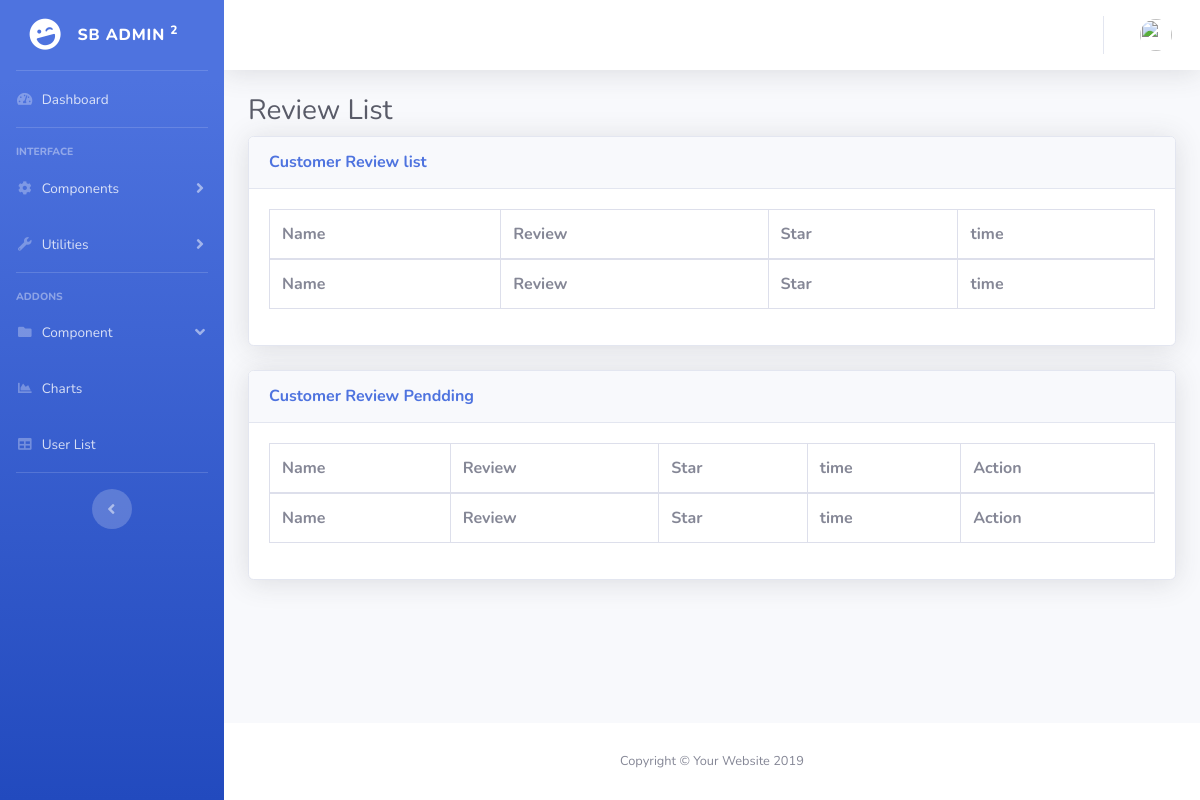
Before: /admin/review_list.php with the older database file.
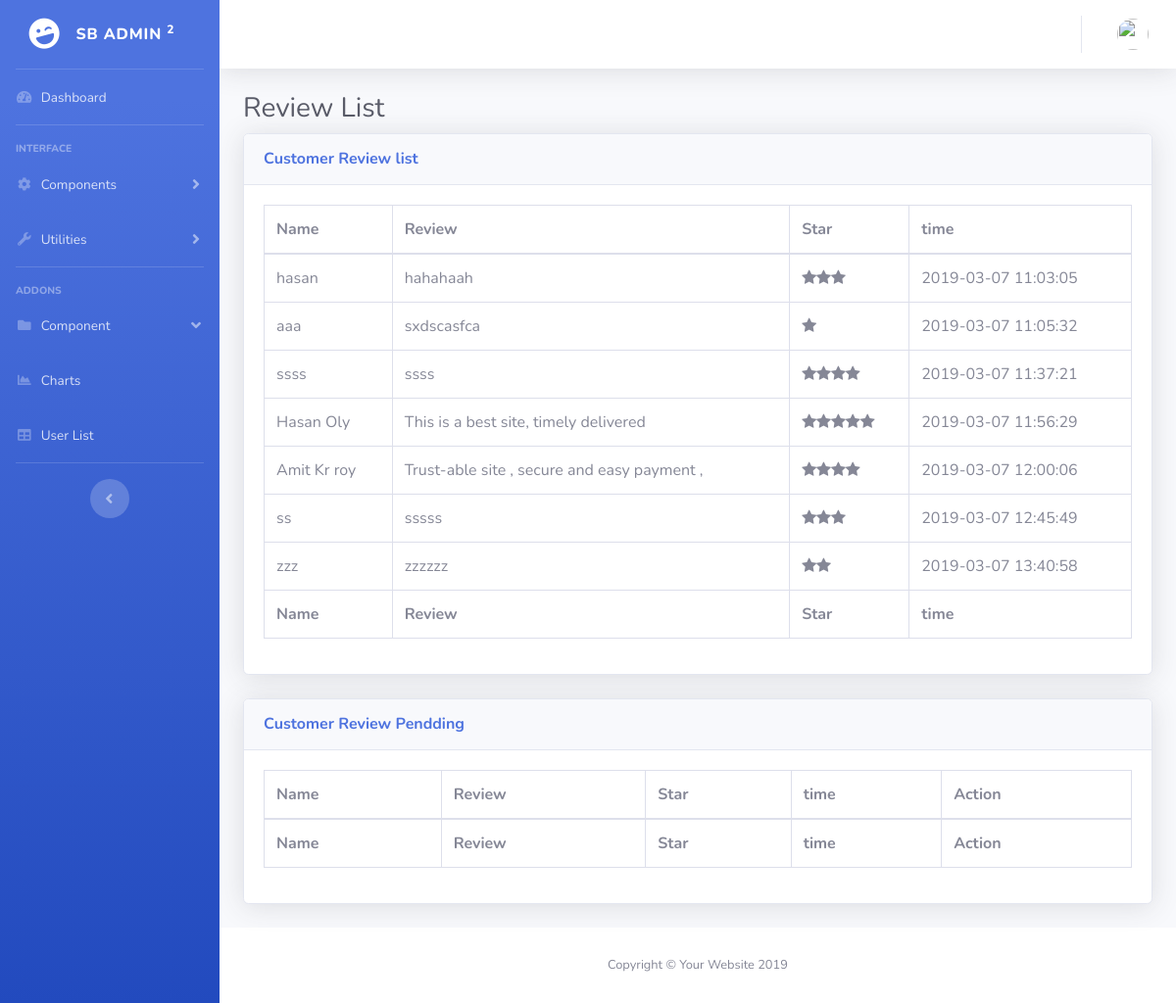
After: the same page with the newer database file.
### tables this page shows
CREATE TABLE `customer_review` (
  `id` int(50) NOT NULL,
  `time` datetime NOT NULL,
  `name` varchar(100) NOT NULL,
  `review` text NOT NULL,
  `star` int(100) NOT NULL,
  `status` varchar(50) NOT NULL
);

### admin/system/adodb/adodb.inc.php (called while the page is built, shortened)
<?php
 if (!defined('_ADODB_LAYER')) {
	GLOBAL
		$ADODB_vers,
		$ADODB_COUNTRECS,
		$ADODB_CACHE_DIR,
		$ADODB_CACHE,
		$ADODB_CACHE_CLASS,
		$ADODB_EXTENSION,
		$ADODB_COMPAT_FETCH,
	 	$ADODB_FETCH_MODE,
		$ADODB_GETONE_EOF,
		$ADODB_QUOTE_FIELDNAMES;
	function ADODB_Setup()
	{
	GLOBAL
		$ADODB_vers,
		$ADODB_COUNTRECS,
		$ADODB_CACHE_DIR,
	 	$ADODB_FETCH_MODE,
		$ADODB_CACHE,
		$ADODB_CACHE_CLASS,
		$ADODB_FORCE_TYPE,
		$ADODB_GETONE_EOF,
		$ADODB_QUOTE_FIELDNAMES;
		$ADODB_FETCH_MODE = ADODB_FETCH_DEFAULT;
		if (!isset($ADODB_COUNTRECS)) $ADODB_COUNTRECS = true;
	}
	class ADOConnection {
	var $database = '';
	var $host = '';
	var $user = '';
	var $debug = false;
	var $true = '1';
	var $false = '0';
	var $fetchMode=false;
	var $bulkBind = false;
	var $_queryID = false;
	var $_bindInputArray = false;
	function PConnect($argHostname = "", $argUsername = "", $argPassword = "", $argDatabaseName = "")
	{
		if ($argHostname != "") $this->host = $argHostname;
		if ($argUsername != "") $this->user = $argUsername;
		if ($argDatabaseName != "") $this->database = $argDatabaseName;
		if ($rez = $this->_pconnect($this->host, $this->user, $argPassword, $this->database)) return true;
		return $ret;
	}
	function Execute($sql,$inputarr=false)
	{
		if ($inputarr) {
			if (!is_array($inputarr)) $inputarr = array($inputarr);
			$element0 = reset($inputarr);
			$array_2d = $this->bulkBind && is_array($element0) && !is_object(reset($element0));
			unset($element0);
			if (!is_array($sql) && !$this->_bindInputArray) {
				$sqlarr = explode('?',$sql);
				$nparams = sizeof($sqlarr)-1;
				if (!$array_2d) $inputarr = array($inputarr);
				foreach($inputarr as $arr) {
					$sql = ''; $i = 0;
					while(list(, $v) = each($arr)) {
						$sql .= $sqlarr[$i];
						$typ = gettype($v);
						if ($typ == 'string')
							$sql .= $this->qstr($v);
						else if ($typ == 'double')
							$sql .= str_replace(',','.',$v);
						else if ($typ == 'boolean')
							$sql .= $v ? $this->true : $this->false;
						else if ($typ == 'object') {
							if (method_exists($v, '__toString')) $sql .= $this->qstr($v->__toString());
							else $sql .= $this->qstr((string) $v);
						} else if ($v === null)
							$sql .= 'NULL';
						else
							$sql .= $v;
						$i += 1;
						if ($i == $nparams) break;
					}
					if (isset($sqlarr[$i])) {
						$sql .= $sqlarr[$i];
						if ($i+1 != sizeof($sqlarr)) $this->outp_throw( "Input Array does not match ?: ".htmlspecialchars($sql),'Execute');
					} else if ($i != sizeof($sqlarr))
						$this->outp_throw( "Input array does not match ?: ".htmlspecialchars($sql),'Execute');
					$ret = $this->_Execute($sql);
					if (!$ret) return $ret;
				}
			} else {
				if ($array_2d) {
					if (is_string($sql))
						$stmt = $this->Prepare($sql);
					else
						$stmt = $sql;
					foreach($inputarr as $arr) {
						$ret = $this->_Execute($stmt,$arr);
						if (!$ret) return $ret;
					}
				} else {
					$ret = $this->_Execute($sql,$inputarr);
				}
			}
		} else {
			$ret = $this->_Execute($sql,false);
		}
		return $ret;
	}
	function _Execute($sql,$inputarr=false)
	{
		if ($this->debug) {
			global $ADODB_INCLUDED_LIB;
			if (empty($ADODB_INCLUDED_LIB)) include(ADODB_DIR.'/adodb-lib.inc.php');
			$this->_queryID = _adodb_debug_execute($this, $sql,$inputarr);
		} else {
			$this->_queryID = @$this->_query($sql,$inputarr);
		}
		$rs = new $rsclass($this->_queryID,$this->fetchMode);
		$rs->connection = $this;
		$rs->Init();
		if (is_array($sql)) $rs->sql = $sql[0];
		else $rs->sql = $sql;
		if ($rs->_numOfRows <= 0) {
		global $ADODB_COUNTRECS;
			if ($ADODB_COUNTRECS) {
				if (!$rs->EOF) {
					$rs = $this->_rs2rs($rs,-1,-1,!is_array($sql));
					$rs->_queryID = $this->_queryID;
				} else
					$rs->_numOfRows = 0;
			}
		}
		return $rs;
	}
}
	class ADORecordSet implements IteratorAggregate {
	var $_numOfRows = -1;
	var $_numOfFields = -1;
	var $_currentRow = -1;
	var $_closed = false;
	function ADORecordSet($queryID)
	{
		$this->_queryID = $queryID;
	}
	function Init()
	{
		if ($this->_numOfRows != 0 && $this->_numOfFields && $this->_currentRow == -1) {
			$this->_currentRow = 0;
			if ($this->EOF = ($this->_fetch() === false)) {
				$this->_numOfRows = 0;
			}
		} else {
			$this->EOF = true;
		}
	}
	function Close()
	{
		if (!$this->_closed) {
			$this->_closed = true;
			return $this->_close();
		} else
			return true;
	}
	function RecordCount() {return $this->_numOfRows;}
}
	function ADOLoadCode($dbType)
	{
		$db = strtolower($dbType);
		switch ($db) {
			default:
				$class = $db; break;
		}
		$file = ADODB_DIR."/drivers/adodb-".$db.".inc.php";
		if (class_exists("ADODB_" . $class)) return $class;
		return false;
	}
	function ADONewConnection($db='')
	{
	GLOBAL $ADODB_NEWCONNECTION, $ADODB_LASTDB;
		$errorfn = (defined('ADODB_ERROR_HANDLER')) ? ADODB_ERROR_HANDLER : false;
		if(empty($obj)) {
			if (!isset($ADODB_LASTDB)) $ADODB_LASTDB = '';
			if ($db != $ADODB_LASTDB) $db = ADOLoadCode($db);
			$cls = 'ADODB_'.$db;
			$obj = new $cls();
		}
		return $obj;
	}
}
?>

### admin/system/database.php (called while the page is built, shortened)
<?php
include ('adodb/adodb.inc.php');
class clsConnection
{
    private $db_host;
    private $db_user;
    private $db_pwd;
    private $db_name;
    private $dbLink;
    function clsConnection()
    {
        if (strstr($_SERVER['HTTP_HOST'], "192.168.1.") || $_SERVER['HTTP_HOST'] =="localhost")
        {
            $this->db_host = "localhost";
            $this->db_user = "root";
            $this->db_pwd = "";
            $this->db_name = "tilottama_tech";
        }
        else
        {
            $this->db_host = "localhost";
            $this->db_user = "root";
            $this->db_pwd = "";
            $this->db_name = "reborndb";
        }
        $this->dbLink = ADONewConnection('mysqli');
        $this->dbLink->PConnect($this->db_host, $this->db_user, $this->db_pwd, $this->db_name);
    }
    public function GetAllRows($sqlQuery = "")
    {
        $recordSet = $this->dbLink->Execute($sqlQuery);
        $rows = array();
        if (!$recordSet)
        {
            print $this->dbLink->ErrorMsg();
        }
        else
        {
            while (!$recordSet->EOF)
            {
                $rows[] = $recordSet->fields;
                $recordSet->MoveNext();
            }
        }
        return $rows;
    }
}
?>

### admin/system/adodb/drivers/adodb-mysqli.inc.php (called while the page is built, shortened)
<?php
if (! defined("_ADODB_MYSQLI_LAYER")) {
class ADODB_mysqli extends ADOConnection {
	var $clientFlags = 0;
	var $port = false;
	var $socket = false;
	var $optionFlags = array(array(MYSQLI_READ_DEFAULT_GROUP,0));
  	var $multiQuery = false;
	function _connect($argHostname = NULL,
			  $argUsername = NULL,
			  $argPassword = NULL,
			  $argDatabasename = NULL, $persist=false)
	  {
	    $this->_connectionID = @mysqli_init();
		foreach($this->optionFlags as $arr) {
			mysqli_options($this->_connectionID,$arr[0],$arr[1]);
		}
		if ($persist && PHP_VERSION > 5.2 && strncmp($argHostname,'p:',2) != 0) $argHostname = 'p:'.$argHostname;
		$ok = mysqli_real_connect($this->_connectionID,
 				    $argHostname,
 				    $argUsername,
 				    $argPassword,
 				    $argDatabasename,
					$this->port,
					$this->socket,
					$this->clientFlags);
		if ($ok) {
	 		if ($argDatabasename)  return $this->SelectDB($argDatabasename);
 			return true;
 	   } else {
			if ($this->debug)
		  		ADOConnection::outp("Could't connect : "  . $this->ErrorMsg());
			$this->_connectionID = null;
			return false;
	   }
	}
	function _pconnect($argHostname, $argUsername, $argPassword, $argDatabasename)
	{
		return $this->_connect($argHostname, $argUsername, $argPassword, $argDatabasename, true);
	}
	function SelectDB($dbName)
	{
	    if ($this->_connectionID) {
        	$result = @mysqli_select_db($this->_connectionID, $dbName);
			return $result;
		}
	    return false;
	}
	function _query($sql, $inputarr)
	{
	global $ADODB_COUNTRECS;
		if ($this->multiQuery) {
			$rs = mysqli_multi_query($this->_connectionID, $sql.';');
			if ($rs) {
				$rs = ($ADODB_COUNTRECS) ? @mysqli_store_result( $this->_connectionID ) : @mysqli_use_result( $this->_connectionID );
				return $rs ? $rs : true;
			}
		} else {
			$rs = mysqli_query($this->_connectionID, $sql, $ADODB_COUNTRECS ? MYSQLI_STORE_RESULT : MYSQLI_USE_RESULT);
			if ($rs) return $rs;
		}
		return false;
	}
}
class ADORecordSet_mysqli extends ADORecordSet{
	function ADORecordSet_mysqli($queryID, $mode = false)
	{
	  if ($mode === false)
	   {
	      global $ADODB_FETCH_MODE;
	      $mode = $ADODB_FETCH_MODE;
	   }
	  switch ($mode)
	    {
	    case ADODB_FETCH_DEFAULT:
	    case ADODB_FETCH_BOTH:
	    default:
	      $this->fetchMode = MYSQLI_BOTH;
	      break;
	    }
	}
	function _initrs()
	{
	global $ADODB_COUNTRECS;
		$this->_numOfRows = $ADODB_COUNTRECS ? @mysqli_num_rows($this->_queryID) : -1;
		$this->_numOfFields = @mysqli_num_fields($this->_queryID);
	}
	function MoveNext()
	{
		$this->fields = @mysqli_fetch_array($this->_queryID,$this->fetchMode);
		if (is_array($this->fields)) return true;
		$this->EOF = true;
		return false;
	}
	function _fetch()
	{
		$this->fields = mysqli_fetch_array($this->_queryID,$this->fetchMode);
	  	return is_array($this->fields);
	}
	function _close()
	{
	  	$this->_queryID = false;
	}
}
}
?>

### admin/employee.cls.php (called while the page is built, shortened)
<?php
    class user_inc{
        private $db_con;
        function user_inc()
               {
                $this->db_con=new clsConnection;
               }
             function getReviewListFinal(){
                $sSql = "SELECT * FROM customer_review WHERE status = 'approved' ";
                 $rows = $this->db_con->GetAllRows($sSql);
                 return $rows;
             }
            }
?>

### admin/review_list.php (the view, shortened to what the changed rows need)
<?php
include ('system/database.php');
include ('employee.cls.php');
$obj_user = new user_inc ;
$userFinalReview = $obj_user->getReviewListFinal();
?>
<!DOCTYPE html>
<html lang="en">
<head>
  <link href="vendor/fontawesome-free/css/all.min.css" rel="stylesheet" type="text/css">
  <link rel="stylesheet" href="https://cdnjs.cloudflare.com/ajax/libs/font-awesome/4.7.0/css/font-awesome.min.css">
  <link href="css/sb-admin-2.min.css" rel="stylesheet">
  <link href="vendor/datatables/dataTables.bootstrap4.min.css" rel="stylesheet">
</head>
<body id="page-top">
  <div id="wrapper">
    <div id="content-wrapper" class="d-flex flex-column">
      <div id="content">
        <div class="container-fluid">
          <h1 class="h3 mb-2 text-gray-800">Review List</h1>
          <div class="card shadow mb-4">
            <div class="card-body">
              <div class="table-responsive">
                <table class="table table-bordered" id="dataTable" width="100%" cellspacing="0">
                  <thead>
                  <tr>
                    <th>Name</th>
                      <th>Review</th>
                      <th>Star</th>
                      <th>time</th>
                    </tr>
                  </thead>
                  <tfoot>
                  <tr>
                    <th>Name</th>
                      <th>Review</th>
                      <th>Star</th>
                      <th>time</th>
                    </tr>
                  </tfoot>
                  <tbody>
                  <?php
                foreach ($userFinalReview as  $row_review) {
                ?>
                    <tr>
                      <td><?php echo $row_review['name'];?></td>
                      <td><?php echo $row_review['review'];?></td>
                      <td><?php $rating = $row_review['star'];
for($i=0; $i<$rating; $i++) {
    echo '<i class="fa fa-star" aria-hidden="true"></i>';
}
?></td>
                      <td><?php echo $row_review['time'];?></td>
                    </tr>
                    <?php
                       }
                      ?>
                  </tbody>
                </table>
              </div>
            </div>
          </div>
          <div class="card shadow mb-4">
            <div class="card-body">
              <div class="table-responsive">
                <table class="table table-bordered" id="dataTable" width="100%" cellspacing="0">
                  <thead>
                  <tr>
                    <th>Name</th>
                      <th>Review</th>
                      <th>Star</th>
                      <th>time</th>
                      <th>Action</th>
                    </tr>
                  </thead>
                  <tfoot>
                  <tr>
                    <th>Name</th>
                      <th>Review</th>
                      <th>Star</th>
                      <th>time</th>
                      <th>Action</th>
                    </tr>
                  </tfoot>
                </table>
              </div>
            </div>
          </div>
        </div>
      </div>
    </div>
  </div>
</body>
</html>

Changed rows visible on the page:
added customer_review: name "hasan", review "hahahaah", star 3 (drawn), time "2019-03-07 11:03:05"
added customer_review: name "aaa", review "sxdscasfca", star 1 (drawn), time "2019-03-07 11:05:32"
added customer_review: name "ssss", review "ssss", star 4 (drawn), time "2019-03-07 11:37:21"
added customer_review: name "Hasan Oly", review "This is a best site, timely delivered", star 5 (drawn), time "2019-03-07 11:56:29"
added customer_review: name "Amit Kr roy", review "Trust-able site , secure and easy payment ,", star 4 (drawn), time "2019-03-07 12:00:06"
added customer_review: name "ss", review "sssss", star 3 (drawn), time "2019-03-07 12:45:49"
added customer_review: name "zzz", review "zzzzzz", star 2 (drawn), time "2019-03-07 13:40:58"
